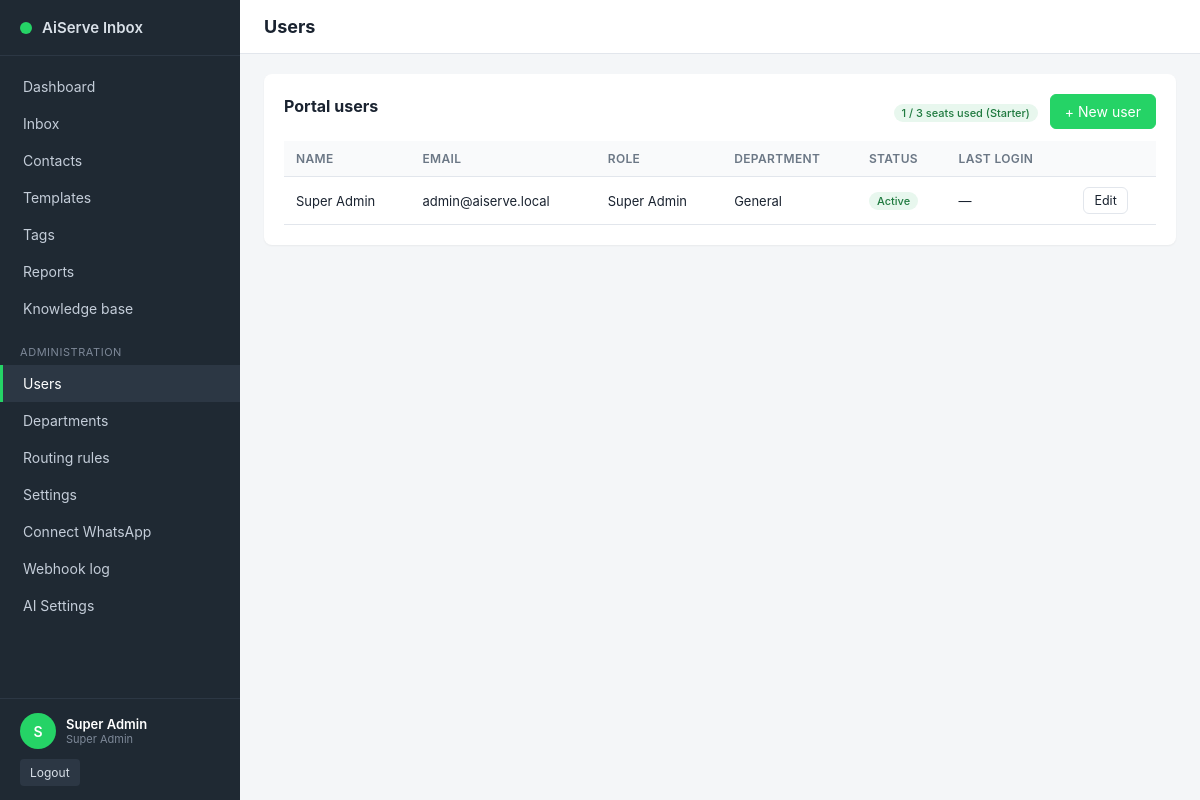
The page /admin/users.php (signed in) on the database its author committed.
### tables this page shows
CREATE TABLE IF NOT EXISTS `users` (
  `id` INT UNSIGNED NOT NULL AUTO_INCREMENT,
  `company_id` INT UNSIGNED NOT NULL,
  `department_id` INT UNSIGNED DEFAULT NULL,
  `name` VARCHAR(120) NOT NULL,
  `email` VARCHAR(190) NOT NULL,
  `phone` VARCHAR(32) DEFAULT NULL,
  `password_hash` VARCHAR(255) NOT NULL,
  `role` ENUM('super_admin','manager','agent') NOT NULL DEFAULT 'agent',
  `status` ENUM('active','inactive') NOT NULL DEFAULT 'active',
  `last_login_at` DATETIME DEFAULT NULL,
  `created_at` DATETIME NOT NULL DEFAULT CURRENT_TIMESTAMP,
  `updated_at` DATETIME NOT NULL DEFAULT CURRENT_TIMESTAMP ON UPDATE CURRENT_TIMESTAMP,
  PRIMARY KEY (`id`),
  UNIQUE KEY `uk_users_company_email` (`company_id`,`email`),
  KEY `idx_users_dept` (`department_id`),
  CONSTRAINT `fk_users_company` FOREIGN KEY (`company_id`) REFERENCES `companies` (`id`) ON DELETE CASCADE,
  CONSTRAINT `fk_users_dept` FOREIGN KEY (`department_id`) REFERENCES `departments` (`id`) ON DELETE SET NULL
);

CREATE TABLE IF NOT EXISTS `companies` (
  `id` INT UNSIGNED NOT NULL AUTO_INCREMENT,
  `name` VARCHAR(150) NOT NULL,
  `slug` VARCHAR(64) NOT NULL,
  `whatsapp_number` VARCHAR(32) DEFAULT NULL,
  `phone_number_id` VARCHAR(64) DEFAULT NULL,
  `business_account_id` VARCHAR(64) DEFAULT NULL,
  `api_version` VARCHAR(16) NOT NULL DEFAULT 'v21.0',
  `access_token` TEXT DEFAULT NULL,
  `webhook_verify_token` VARCHAR(128) DEFAULT NULL,
  `logo` VARCHAR(255) DEFAULT NULL,
  `brand_color` VARCHAR(16) DEFAULT '#25D366',
  `timezone` VARCHAR(64) NOT NULL DEFAULT 'Asia/Kuala_Lumpur',
  `default_department_id` INT UNSIGNED DEFAULT NULL,
  `plan` ENUM('starter','growth','enterprise') NOT NULL DEFAULT 'starter',
  `provider` ENUM('cloud_api','evolution','aiserve_chatbot') NOT NULL DEFAULT 'cloud_api',
  `evolution_base_url` VARCHAR(255) DEFAULT NULL,
  `evolution_api_key`  VARCHAR(255) DEFAULT NULL,
  `evolution_instance` VARCHAR(120) DEFAULT NULL,
  `evolution_status`   ENUM('disconnected','connecting','connected') NOT NULL DEFAULT 'disconnected',
  `chatbot_base_url`     VARCHAR(255) DEFAULT NULL,
  `chatbot_bearer_token` VARCHAR(255) DEFAULT NULL,
  `ai_enabled`       TINYINT(1) NOT NULL DEFAULT 0,
  `ai_provider`      ENUM('claude','openai') NOT NULL DEFAULT 'claude',
  `ai_model`         VARCHAR(64) NOT NULL DEFAULT 'claude-haiku-4-5',
  `ai_api_key`       VARCHAR(255) DEFAULT NULL,
  `ai_system_prompt` TEXT DEFAULT NULL,
  `ai_auto_suggest`  TINYINT(1) NOT NULL DEFAULT 0,
  `status` ENUM('active','inactive') NOT NULL DEFAULT 'active',
  `created_at` DATETIME NOT NULL DEFAULT CURRENT_TIMESTAMP,
  `updated_at` DATETIME NOT NULL DEFAULT CURRENT_TIMESTAMP ON UPDATE CURRENT_TIMESTAMP,
  PRIMARY KEY (`id`),
  UNIQUE KEY `uk_companies_slug` (`slug`)
);

CREATE TABLE IF NOT EXISTS `departments` (
  `id` INT UNSIGNED NOT NULL AUTO_INCREMENT,
  `company_id` INT UNSIGNED NOT NULL,
  `name` VARCHAR(120) NOT NULL,
  `status` ENUM('active','inactive') NOT NULL DEFAULT 'active',
  `created_at` DATETIME NOT NULL DEFAULT CURRENT_TIMESTAMP,
  `updated_at` DATETIME NOT NULL DEFAULT CURRENT_TIMESTAMP ON UPDATE CURRENT_TIMESTAMP,
  PRIMARY KEY (`id`),
  KEY `idx_dept_company` (`company_id`),
  CONSTRAINT `fk_dept_company` FOREIGN KEY (`company_id`) REFERENCES `companies` (`id`) ON DELETE CASCADE
);

### config/db_config.php (called while the page is built, shortened)
<?php
$DB_HOST = getenv('AISERVE_DB_HOST') ?: '127.0.0.1';
$DB_PORT = getenv('AISERVE_DB_PORT') ?: '3306';
$DB_NAME = getenv('AISERVE_DB_NAME') ?: 'aiserve_inbox';
$DB_USER = getenv('AISERVE_DB_USER') ?: 'aiserve';
$DB_PASS = getenv('AISERVE_DB_PASS') ?: 'change_me_db_password';
function aiserve_db(): PDO
{
    static $pdo = null;
    if ($pdo instanceof PDO) {
        return $pdo;
    }
    global $DB_HOST, $DB_PORT, $DB_NAME, $DB_USER, $DB_PASS;
    $dsn = "mysql:host={$DB_HOST};port={$DB_PORT};dbname={$DB_NAME};charset=utf8mb4";
    $options = [
        PDO::ATTR_ERRMODE            => PDO::ERRMODE_EXCEPTION,
        PDO::ATTR_DEFAULT_FETCH_MODE => PDO::FETCH_ASSOC,
        PDO::ATTR_EMULATE_PREPARES   => false,
    ];
    try {
        $pdo = new PDO($dsn, $DB_USER, $DB_PASS, $options);
    } catch (Throwable $e) {
        error_log('[AiServe] DB connection failed: ' . $e->getMessage());
        http_response_code(500);
        exit('Database connection error. Please contact administrator.');
    }
    return $pdo;
}

### inc/auth.php (called while the page is built, shortened)
<?php
require_once __DIR__ . '/helpers.php';
function current_user(): ?array
{
    $stmt = aiserve_db()->prepare(
        'SELECT u.*, d.name AS department_name
         FROM users u
         LEFT JOIN departments d ON d.id = u.department_id
         WHERE u.id = ? AND u.status = "active" LIMIT 1'
    );
    $stmt->execute([(int)$_SESSION['user_id']]);
    $cached = $stmt->fetch() ?: null;
    return $cached;
}
function require_login(): array
{
    $u = current_user();
    return $u;
}
function require_role(array $roles): array
{
    $u = require_login();
    return $u;
}

### admin/users.php (the view, shortened to what this page needs)
<?php
require_once __DIR__ . '/../inc/layout.php';
$current_user = require_role(['super_admin']);
$companyId    = (int)$current_user['company_id'];
$db           = aiserve_db();
$stmt = $db->prepare(
    'SELECT u.*, d.name AS department_name
     FROM users u
     LEFT JOIN departments d ON d.id = u.department_id
     WHERE u.company_id = ?
     ORDER BY u.role, u.name'
);
$stmt->execute([$companyId]);
$users = $stmt->fetchAll();
$cstmt = $db->prepare('SELECT name, slug, plan FROM companies WHERE id = ?');
$cstmt->execute([$companyId]);
$company = $cstmt->fetch() ?: ['plan' => 'starter', 'name' => '', 'slug' => ''];
$seatLimit = plan_seat_limit((string)$company['plan']);
$seatUsed  = company_user_count($companyId);
$seatFull  = $seatUsed >= $seatLimit;
layout_start($current_user, 'Users', 'users');
?>
<div class="card">
  <div class="card-head">
    <h2>Portal users</h2>
    <div>
      <span class="badge <?= $seatFull ? 'badge-failed' : 'badge-open' ?>" style="margin-right:8px;">
        <?= (int)$seatUsed ?> / <?= (int)$seatLimit ?> seats used (<?= e(ucfirst((string)$company['plan'])) ?>)
      </span>
      <a class="btn btn-primary" href="/admin/user_edit.php" <?= $seatFull ? 'title="Seat limit reached"' : '' ?>>+ New user</a>
    </div>
  </div>
  <table class="data-table">
    <thead>
      <tr><th>Name</th><th>Email</th><th>Role</th><th>Department</th><th>Status</th><th>Last login</th><th></th></tr>
    </thead>
    <tbody>
      <?php foreach ($users as $u): ?>
        <tr>
          <td><?= e($u['name']) ?></td>
          <td><?= e($u['email']) ?></td>
          <td><?= e(role_label($u['role'])) ?></td>
          <td><?= e($u['department_name'] ?? '—') ?></td>
          <td><?= status_badge($u['status']) ?></td>
          <td><?= e(fmt_dt($u['last_login_at'])) ?: '—' ?></td>
          <td class="actions">
            <a class="btn btn-sm" href="/admin/user_edit.php?id=<?= (int)$u['id'] ?>">Edit</a>
          </td>
        </tr>
      <?php endforeach; ?>
    </tbody>
  </table>
</div>

### inc/sidebar.php
<?php
$active = $active_nav ?? '';
$role   = $current_user['role'] ?? 'agent';
?>
<aside class="sidebar">
  <div class="sidebar-brand">
    <span class="brand-dot" style="background: <?= e($brand_color ?? '#25D366') ?>"></span>
    <span class="brand-text">AiServe Inbox</span>
  </div>
  <nav class="sidebar-nav">
    <a href="/dashboard.php" class="<?= $active === 'dashboard' ? 'active' : '' ?>">Dashboard</a>
    <a href="/inbox/index.php" class="<?= $active === 'inbox' ? 'active' : '' ?>">Inbox</a>
    <a href="/contacts.php" class="<?= $active === 'contacts' ? 'active' : '' ?>">Contacts</a>
    <a href="/admin/templates.php" class="<?= $active === 'templates' ? 'active' : '' ?>">Templates</a>
    <?php if (in_array($role, ['super_admin', 'manager'], true)): ?>
      <a href="/admin/tags.php" class="<?= $active === 'tags' ? 'active' : '' ?>">Tags</a>
      <a href="/admin/reports.php" class="<?= $active === 'reports' ? 'active' : '' ?>">Reports</a>
      <a href="/admin/knowledge.php" class="<?= $active === 'knowledge' ? 'active' : '' ?>">Knowledge base</a>
    <?php endif; ?>
    <?php if ($role === 'super_admin'): ?>
      <div class="sidebar-section">Administration</div>
      <a href="/admin/users.php" class="<?= $active === 'users' ? 'active' : '' ?>">Users</a>
      <a href="/admin/departments.php" class="<?= $active === 'departments' ? 'active' : '' ?>">Departments</a>
      <a href="/admin/routing.php" class="<?= $active === 'routing' ? 'active' : '' ?>">Routing rules</a>
      <a href="/admin/settings.php" class="<?= $active === 'settings' ? 'active' : '' ?>">Settings</a>
      <a href="/admin/evolution_connect.php" class="<?= $active === 'evolution_connect' ? 'active' : '' ?>">Connect WhatsApp</a>
      <a href="/admin/webhook_log.php" class="<?= $active === 'webhook_log' ? 'active' : '' ?>">Webhook log</a>
      <a href="/admin/ai_settings.php" class="<?= $active === 'ai_settings' ? 'active' : '' ?>">AI Settings</a>
    <?php endif; ?>
  </nav>
  <div class="sidebar-footer">
    <div class="user-card">
      <div class="user-avatar"><?= e(strtoupper(substr($current_user['name'] ?? '?', 0, 1))) ?></div>
      <div class="user-meta">
        <div class="user-name"><?= e($current_user['name'] ?? '') ?></div>
        <div class="user-role"><?= e(role_label($current_user['role'] ?? 'agent')) ?></div>
      </div>
    </div>
    <a class="btn-logout" href="/logout.php">Logout</a>
  </div>
</aside>

### inc/helpers.php (shortened to what this page needs)
<?php
require_once __DIR__ . '/../config/db_config.php';
function e(?string $s): string
{
    return htmlspecialchars($s ?? '', ENT_QUOTES | ENT_SUBSTITUTE, 'UTF-8');
}
function aiserve_start_session(): void
{
    if (session_status() === PHP_SESSION_ACTIVE) {
        return;
    }
    $secure = (!empty($_SERVER['HTTPS']) && $_SERVER['HTTPS'] !== 'off');
}
function fmt_dt(?string $datetime, string $fmt = 'Y-m-d H:i'): string
{
    if (!$datetime) {
        return '';
    }
}
function role_label(string $role): string
{
    return match ($role) {
        'super_admin' => 'Super Admin',
        'manager'     => 'Manager',
        'agent'       => 'Agent',
        default       => ucfirst($role),
    };
}
function status_badge(string $status): string
{
    $map = [
        'open'      => 'badge-open',
        'pending'   => 'badge-pending',
        'closed'    => 'badge-closed',
        'escalated' => 'badge-escalated',
        'active'    => 'badge-open',
        'inactive'  => 'badge-closed',
        'sent'      => 'badge-sent',
        'delivered' => 'badge-sent',
        'read'      => 'badge-sent',
        'received'  => 'badge-sent',
        'failed'    => 'badge-failed',
    ];
    $cls = $map[$status] ?? 'badge-default';
    return '<span class="badge ' . e($cls) . '">' . e(ucfirst($status)) . '</span>';
}
function plan_seat_limit(string $plan): int
{
    return match ($plan) {
        'starter'    => 3,
        'growth'     => 10,
        'enterprise' => 9999,
        default      => 3,
    };
}
function company_user_count(int $companyId): int
{
    $stmt = aiserve_db()->prepare(
        'SELECT COUNT(*) FROM users WHERE company_id = ? AND status = "active"'
    );
    $stmt->execute([$companyId]);
    return (int)$stmt->fetchColumn();
}

### assets/css/app.css (style rules this page uses)
:root { --c-bg: #f4f6f8; --c-card: #ffffff; --c-text: #1a2330; --c-muted: #6b7785; --c-border: #e2e6ec; --c-primary: #25D366; --c-primary-d: #128C7E; --c-accent: #075E54; --c-danger: #d9534f; --c-warn: #f0ad4e; --c-info: #4a90e2; --shadow-sm: 0 1px 2px rgba(0,0,0,0.05); --shadow-md: 0 4px 12px rgba(0,0,0,0.08); --radius: 8px; }
* { box-sizing: border-box; }
html, body { height: 100%; }
body { margin: 0; font-family: -apple-system, BlinkMacSystemFont, "Segoe UI", Roboto, Oxygen, Ubuntu, Cantarell, "Helvetica Neue", Arial, sans-serif; font-size: 14px; color: var(--c-text); background: var(--c-bg); }
a { color: var(--c-primary-d); text-decoration: none; }
.sidebar { width: 240px; background: #1f2933; color: #d9e0e8; display: flex; flex-direction: column; flex-shrink: 0; }
.sidebar-brand { display: flex; align-items: center; gap: 10px; padding: 18px 20px; border-bottom: 1px solid #2c3744; font-weight: 600; }
.brand-dot { display: inline-block; width: 12px; height: 12px; border-radius: 50%; }
.brand-text { font-size: 15px; }
.sidebar-nav { flex: 1; padding: 12px 0; overflow-y: auto; }
.sidebar-nav a { display: block; padding: 10px 20px; color: #c4cdd9; text-decoration: none; border-left: 3px solid transparent; font-size: 14px; }
.sidebar-nav a.active { background: #2c3744; color: #fff; border-left-color: var(--c-primary); }
.sidebar-section { font-size: 11px; text-transform: uppercase; letter-spacing: 0.05em; color: #7d8898; padding: 18px 20px 6px; }
.sidebar-footer { padding: 14px 20px; border-top: 1px solid #2c3744; }
.user-card { display: flex; gap: 10px; align-items: center; margin-bottom: 10px; }
.user-avatar { width: 36px; height: 36px; border-radius: 50%; background: var(--c-primary); color: #fff; display: flex; align-items: center; justify-content: center; font-weight: 600; }
.user-name { font-size: 13px; font-weight: 600; color: #fff; }
.user-role { font-size: 11px; color: #7d8898; }
.btn-logout { display: inline-block; padding: 6px 10px; background: #2c3744; color: #d9e0e8; border-radius: 4px; font-size: 12px; }
.card { background: var(--c-card); border-radius: var(--radius); padding: 20px; box-shadow: var(--shadow-sm); margin-bottom: 20px; }
.card-head { display: flex; justify-content: space-between; align-items: center; margin-bottom: 12px; }
.card h2 { margin: 0 0 12px; font-size: 16px; }
.btn { display: inline-block; padding: 8px 14px; border: 1px solid var(--c-border); background: #fff; border-radius: 6px; font: inherit; cursor: pointer; color: var(--c-text); }
.btn-sm { padding: 5px 10px; font-size: 12.5px; }
.btn-primary { background: var(--c-primary); color: #fff; border-color: var(--c-primary); }
.data-table { width: 100%; border-collapse: collapse; }
.data-table th, .data-table td { text-align: left; padding: 10px 12px; border-bottom: 1px solid var(--c-border); font-size: 13px; vertical-align: middle; }
.data-table th { background: #f9fafb; font-weight: 600; color: var(--c-muted); font-size: 12px; text-transform: uppercase; letter-spacing: 0.03em; }
.data-table .actions { white-space: nowrap; }
.data-table .actions .btn { margin-left: 4px; }
.badge { display: inline-block; padding: 2px 8px; font-size: 11px; border-radius: 999px; background: #e2e6ec; color: var(--c-text); font-weight: 500; }
.badge-open { background: #e8f7ee; color: #1f7a3f; }

### rows shown on the page
users: name "S", name "Super Admin", role "Super Admin", company "1", email "admin@aiserve.local", department.name "General", status "Active", last_login_at "—"
companies: plan "3", plan "Starter"

### other values the page prints
$page_title "Users"
